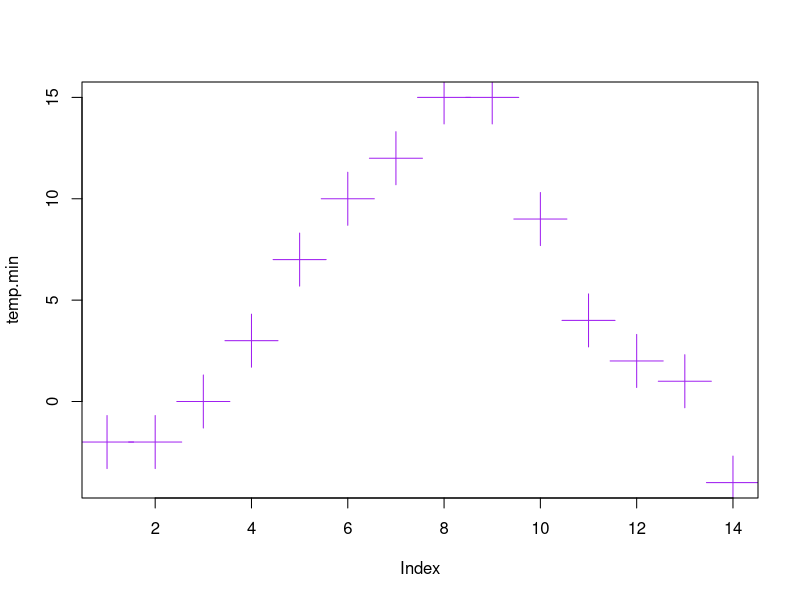

Recreate this plot in R. (Note: this script raises an error after producing the figure.)
temp.min<-c(-2,-2,0,3,7,10,12,15,15,9,4,2,1,-4)
plot(temp.min, pch=3,cex=5, col="purple")
lines(lowess(temp.min, col="red"))
ealkdfalkf
